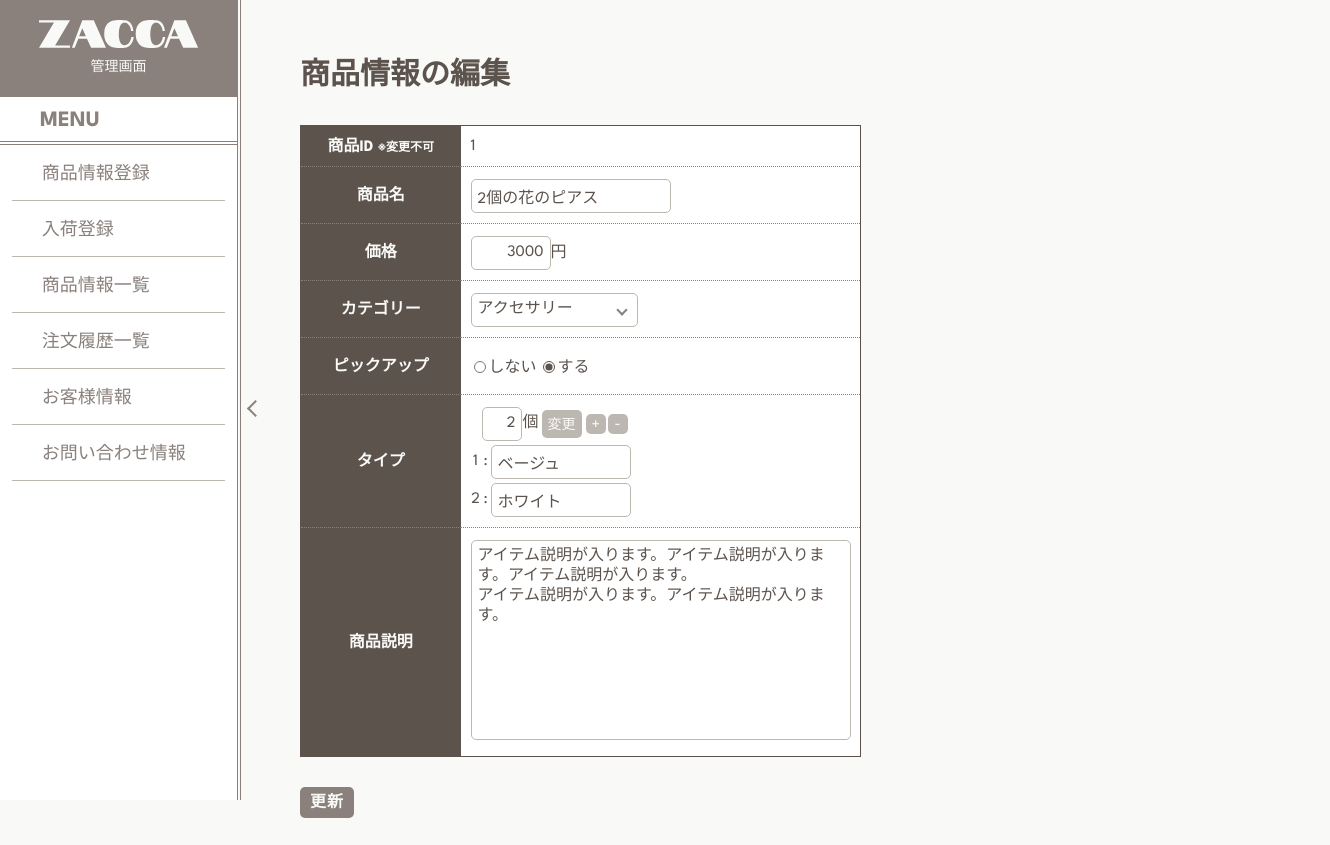
/admin/edit_product_detail.php?id=1, run on the app's committed database.
### tables this page shows
CREATE TABLE `products` (
  `product_id` int(11) NOT NULL,
  `product_name` varchar(50) NOT NULL,
  `product_price` int(6) NOT NULL,
  `product_description` text DEFAULT NULL,
  `product_img_num` int(2) NOT NULL DEFAULT 0,
  `pickup` int(1) NOT NULL DEFAULT 0,
  `category_id` int(2) NOT NULL,
  `created_at` datetime NOT NULL
);

CREATE TABLE `products_detail` (
  `product_id` int(5) NOT NULL,
  `type_id` int(1) NOT NULL,
  `type_name` varchar(10) NOT NULL DEFAULT 'none',
  `quantity` int(10) NOT NULL DEFAULT 0
);

### admin/edit_product_detail.php (called while the page is built, shortened)
<?php
require_once('../helper/db_helper.php');
$dbh = get_db_connect();
if (isset($_GET['id'])) {
  $product_id = (int)$_GET['id'];
  if (!$product_data = get_product_data($dbh, $product_id)) {
    $err['product_data'] = 'データを取得できません';
  }
} else {
  redirect('edit_prod.php');
}
if (!$category = get_category_name_list($dbh)) {
  $err['category'] = 'データを取得できません';
}
if ($type_list = get_type_data($dbh, $product_data['product_id'])) {
  $type_num = count($type_list);
} elseif (is_array($type_list)) {
  $type_num = 0;
} else {
  $err['type'] = 'データを取得できません';
}
include_once('views/edit_product_detail_view.php');

### helper/db_helper.php (called while the page is built, shortened)
<?php
function get_product_data($dbh, $product_id)
{
  $sql = "SELECT * FROM products WHERE product_id = :product_id";
  $stmt = $dbh->prepare($sql);
  $stmt->bindValue(':product_id', $product_id, PDO::PARAM_INT);
  $stmt->execute();
  $data = $stmt->fetch(PDO::FETCH_ASSOC);
  return $data;
}
function get_type_data($dbh, $id)
{
  $sql = "SELECT * FROM products_detail WHERE product_id = :id";
  $stmt = $dbh->prepare($sql);
  $stmt->bindValue(':id', $id, PDO::PARAM_INT);
  $stmt->execute();
  $data = $stmt->fetchAll(PDO::FETCH_ASSOC);
  return $data;
}
function get_category_name_list($dbh)
{
  $sql = "SELECT * FROM categories ";
  $stmt = $dbh->prepare($sql);
  $stmt->execute();
  $data = $stmt->fetchAll(PDO::FETCH_ASSOC);
  return $data;
}

### admin/views/edit_product_detail_view.php (the view, shortened to what this page needs)
<?php include_once('views/components/header.php'); ?>
<main>
  <div class="admin-container">
    <section class="admin-product">
      <h3>商品情報の編集</h3>
      <div class="content">
        <?php if (!$product_data) : ?>
          <p class="admin-err">商品が存在しません</p>
          <a href="edit_product.php" class="admin-button admin-button-main">一覧へ戻る</a>
        <?php else : ?>
          <form action="" method="post">
            <table class="admin-table-vertical admin-table-vertical-product">
              <tbody>
                <tr>
                  <th>商品ID <span>※変更不可</span></th>
                  <td><?= $product_data['product_id']  ?></td>
                </tr>
                <tr>
                  <th>商品名</th>
                  <td><input type="text" name="product-name" id="product-name-1" class="admin-input-name" value="<?= $product_data['product_name'] ?>"></td>
                </tr>
                <tr>
                  <th>価格</th>
                  <td><input type="text" name="product-price" id="product-price-1" class="admin-input-price" value="<?= $product_data['product_price'] ?>">円</td>
                </tr>
                <tr>
                  <th>カテゴリー</th>
                  <td>
                    <?php if (isset($err['category'])) : ?>
                      <p class="admin-table-err"><?= $err['category'] ?></p>
                    <?php else : ?>
                      <div class="select">
                        <select name="category-id" id="product-category-1">
                          <?php foreach ($category as $value) : ?>
                            <?php if ($product_data['category_id'] === $value['category_id']) : ?>
                              <option value="<?= $value['category_id'] ?>" selected><?= $value['category_name'] ?></option>
                            <?php else : ?>
                              <option value="<?= $value['category_id'] ?>"><?= $value['category_name'] ?></option>
                            <?php endif; ?>
                          <?php endforeach; ?>
                        </select>
                      </div>
                    <?php endif; ?>
                  </td>
                </tr>
                <tr>
                  <th>ピックアップ</th>
                  <td>
                    <ul class="admin-input-radio">
                      <li><input type="radio" name="pickup" value="0" class="product-pickup" <?php if (!$product_data['pickup']) echo 'checked' ?>><span>しない</span></li>
                      <li><input type="radio" name="pickup" value="1" class="product-pickup" <?php if ($product_data['pickup']) echo 'checked' ?>><span>する</span></li>
                  </td>
                </tr>
                <tr>
                  <th>タイプ</th>
                  <td>
                    <div class="admin-type-init">
                      <input type="text" name="type-num" id="type-num-1" class="admin-input-num" value="<?= $type_num ?>">個
                      <button type="button" id="type-button-1" class="admin-type-button">変更</button>
                      <button type="button" id="type-inc-1" class="admin-type-icon admin-type-icon-inc">+</button>
                      <button type="button" id="type-dec-1" class="admin-type-icon admin-type-icon-dec">-</button>
                    </div>
                    <ul class="admin-type-name" id="type-name-1">
                      <?php if ($type_list) : ?>
                        <?php foreach ($type_list as $value) : ?>
                          <li><span class="admin-type-number"><?= $value['type_id'] ?></span><span class="admin-type-number">:</span><input type="text" name="type-name-1[]" value="<?= $value['type_name'] ?>"></li>
                        <?php endforeach; ?>
                      <?php endif; ?>
                    </ul>
                  </td>
                </tr>
                <tr>
                  <th>商品説明</th>
                  <td><textarea type="text" name="product-description" id="product-description-1" class="admin-input-description" col="17" row="15"><?= $product_data['product_description'] ?></textarea></td>
                </tr>
              </tbody>
            </table>
            <input type="submit" value="更新" class="admin-button admin-button-main">
          </form>
        <?php endif; ?>
      </div>
    </section>
  </div>
</main>
</body>
</html>

### css/style.css (style rules this page uses)
:root { --darkbrown: #5c534d; --brown: #8a817c; --lightbrown: #bcb8b1; --beige: #f9f9f7; --pink: #e0afa0; --white: #ffffff; --shadow: #e8e8e3; --shadowMV: #a19e8f; --footerbutton-color: var(--lightbrown); --footerbutton-background: transparent; --modal_top: 0; }
*, *::before, *::after { box-sizing: border-box; }
html { scroll-behavior: smooth; }
body { background-color: var(--beige); font-family: "League Spartan", "Century Gothic", "Avenir", "Zen Kaku Gothic New", sans-serif; -webkit-text-size-adjust: 100%; position: relative; min-height: 100vh; }
ul { margin: 0; padding-left: 0; list-style: none; }
input[type="text"], input[type="password"], input[type="search"], textarea[type="text"], select, option { border-radius: 10px; border: 1px solid var(--lightbrown); background-color: var(--white); text-decoration: none; color: var(--darkbrown); }
input[type="text"]::placeholder, input[type="password"]::placeholder, input[type="search"]::placeholder, textarea[type="text"]::placeholder { color: var(--lightbrown); }
select { -webkit-appearance: none; -moz-appearance: none; appearance: none; cursor: pointer; }
.select { position: relative; width: fit-content; }
.select::after { position: absolute; content: ""; top: 50%; transform: translateY(-50%) rotate(45deg); pointer-events: none; }
input[type="submit"], button { border: none; cursor: pointer; transition: 0.5s; -webkit-tap-highlight-color: transparent; }
section:first-child { padding-top: 72px; }
section { padding-top: 64px; }
section:last-child { padding-bottom: 560px; }

### css/tablet.css (style rules this page uses)
@media screen and (min-width: 48em) { input[type="text"], input[type="password"], input[type="search"], textarea[type="text"], select { border-radius: 12px; } }
@media screen and (min-width: 48em) { section:first-child { padding-top: 84px; } }
@media screen and (min-width: 48em) { section { padding-top: 72px; } }
@media screen and (min-width: 48em) { section:last-child { padding-bottom: 440px; } }

### css/pc.css (style rules this page uses)
@media screen and (min-width: 64em) { input[type="text"], input[type="password"], input[type="search"], textarea[type="text"], select { border-radius: 15px; } }
@media screen and (min-width: 64em) { section:first-child { padding-top: 98px; } }
@media screen and (min-width: 64em) { section { padding-top: 84px; } }
@media screen and (min-width: 64em) { section:last-child { padding-bottom: 500px; } }

### data on the page
products: product_id "1", product-name "2個の花のピアス", product-price "3000", pickup "☑", product-description "アイテム説明が入ります。アイテム説明が入ります。アイテム説明が入ります。 アイテム説明が入ります。アイテム説明が入ります。"
products_detail: type "1", type_name "ベージュ"
products_detail: type "2", type_name "ホワイト"

### other printed values
form field category-id "アクセサリー"
